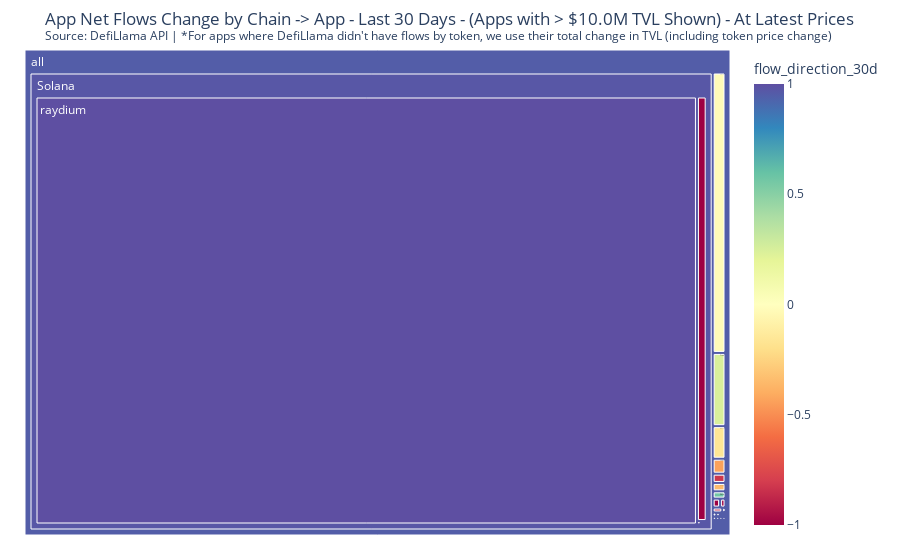

The code cell stored with this chart in its notebook:
### Code cell
print("starting chart outputs")
# display(summary_df)
for i in drange:
        fig = ''
        if i == 0:
                yval = 'abs_cumul_net_dollar_flow'
                hval = 'cumul_net_dollar_flow'
                cval = 'flow_direction'
                saveval = 'net_app_flows'
                saveval_app = 'net_app_flows_by_app'
                titleval = "App Net Flows Change by Chain -> App - Last " + str(trailing_num_days) + \
                            " Days - (Apps with > $" + str(min_tvl/1e6) + "M TVL Shown)" + titleval_append
                titleval_app = "App Net Flows Change by App -> Chain - Last " + str(trailing_num_days) + \
                            " Days - (Apps with > $" + str(min_tvl/1e6) + "M TVL Shown)" + titleval_append
        else:
                yval = 'abs_cumul_net_dollar_flow_' + str(i) +'d'
                hval = 'cumul_net_dollar_flow_' + str(i) +'d'
                cval = 'flow_direction_' + str(i) +'d'
                saveval = 'net_app_flows_' + str(i) +'d'
                saveval_app = 'net_app_flows_by_app_' + str(i) +'d'
                titleval = "App Net Flows Change by Chain -> App - Last " + str(i) + \
                            " Days - (Apps with > $" + str(min_tvl/1e6) + "M TVL Shown)" + titleval_append
                titleval_app = "App Net Flows Change by App -> Chain - Last " + str(i) + \
                                " Days - (Apps with > $" + str(min_tvl/1e6) + "M TVL Shown)" + titleval_append
        if is_fallback_on_raw_tvl:
                subtitle = "<br><sup>Source: DefiLlama API | *For apps where DefiLlama didn't have flows by token, we use their total change in TVL (including token price change)</sup>"
        else:
                subtitle = ""

        fig = px.treemap(final_summary_df[final_summary_df[yval] !=0], \
                 path=[px.Constant("all"), 'chain', 'protocol'], \
#                  path=[px.Constant("all"), 'token', 'chain', 'protocol'], \
                 values=yval, color=cval
#                 ,color_discrete_map={'-1':'red', '1':'green'})
                ,color_continuous_scale='Spectral'
                     , title = titleval + subtitle
                
                , hover_data = [hval]
                )
        
        fig_app = px.treemap(final_summary_df[final_summary_df[yval] !=0], \
                 path=[px.Constant("all"), 'protocol','chain'], \
#                  path=[px.Constant("all"), 'token', 'chain', 'protocol'], \
                 values=yval, color=cval
#                 ,color_discrete_map={'-1':'red', '1':'green'})
                ,color_continuous_scale='Spectral'
                     , title = titleval_app + subtitle
                
                , hover_data = [hval]
                )

        fig.update_traces(root_color="lightgrey")
        fig.update_layout(margin = dict(t=50, l=25, r=25, b=25))
        fig_app.update_traces(root_color="lightgrey")
        fig_app.update_layout(margin = dict(t=50, l=25, r=25, b=25))

        fig.write_image("img_outputs/svg/" + saveval + ".svg") #
        fig.write_image("img_outputs/png/" + saveval + ".png") #
        fig.write_html("img_outputs/html/" + saveval + ".html", include_plotlyjs='cdn')

        fig_app.write_image("img_outputs/svg/" + saveval_app + ".svg") #
        fig_app.write_image("img_outputs/png/" + saveval_app + ".png") #
        fig_app.write_html("img_outputs/html/" + saveval_app + ".html", include_plotlyjs='cdn')

        if i == 30:
                fig.show()
# fig.data[0].textinfo = 'label+text+value'
# fig.update_layout(tickprefix = '$')

### Figure 1 — Plotly figure (JSON) as saved in the notebook; plotly's stock layout.template omitted (floating-point values rounded to 4 significant figures; data arrays with more than 128 entries replaced by an {"elided": "..."} marker saying what was removed)
{"data": [{"branchvalues": "total", "customdata": {"elided": "911x2 mixed values"}, "domain": {"x": [0, 1], "y": [0, 1]}, "hovertemplate": "labels=%{label}<br>abs_cumul_net_dollar_flow_30d=%{value}<br>parent=%{parent}<br>id=%{id}<br>cumul_net_dollar_flow_30d=%{customdata[0]}<br>flow_direction_30d=%{color}<extra></extra>", "ids": {"elided": "911 str values"}, "labels": {"elided": "911 str values"}, "marker": {"coloraxis": "coloraxis", "colors": {"elided": "911 float values"}}, "name": "", "parents": {"elided": "911 str values"}, "root": {"color": "lightgrey"}, "type": "treemap", "values": {"elided": "911 float values"}}], "layout": {"coloraxis": {"colorbar": {"title": {"text": "flow_direction_30d"}}, "colorscale": [[0, "rgb(158,1,66)"], [0.1, "rgb(213,62,79)"], [0.2, "rgb(244,109,67)"], [0.3, "rgb(253,174,97)"], [0.4, "rgb(254,224,139)"], [0.5, "rgb(255,255,191)"], [0.6, "rgb(230,245,152)"], [0.7, "rgb(171,221,164)"], [0.8, "rgb(102,194,165)"], [0.9, "rgb(50,136,189)"], [1, "rgb(94,79,162)"]]}, "legend": {"tracegroupgap": 0}, "margin": {"b": 25, "l": 25, "r": 25, "t": 50}, "title": {"text": "App Net Flows Change by Chain -> App - Last 30 Days - (Apps with > $10.0M TVL Shown) - At Latest Prices<br><sup>Source: DefiLlama API | *For apps where DefiLlama didn't have flows by token, we use their total change in TVL (including token price change)</sup>"}}}
